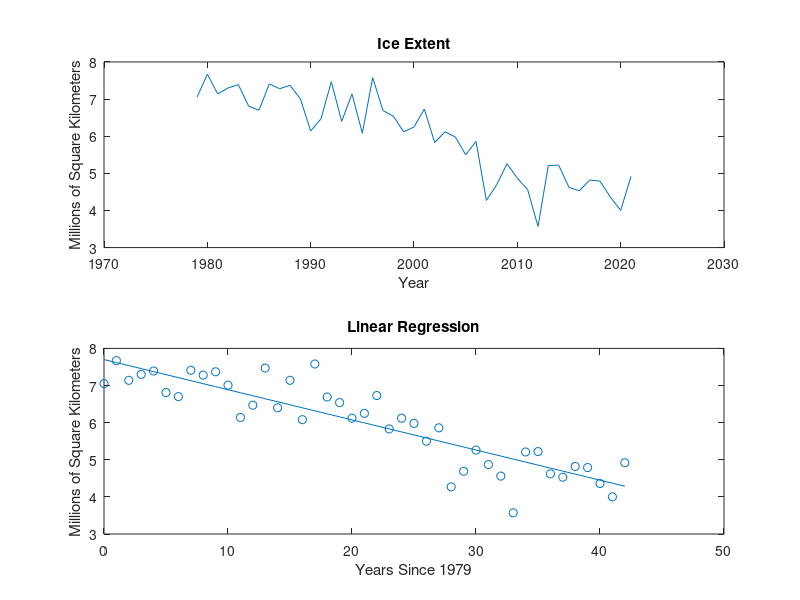

Reproduce this figure in MATLAB.
clear;clc;close all;

%%Arctic Ice Extent

%Load Data
load arctic_sea_ice_extent.txt
year = arctic_sea_ice_extent(:,1);
extent = arctic_sea_ice_extent(:,3);

%Linear Regression
years = year - 1979;
m = (43*sum(years.*extent)-(sum(years)*sum(extent)))/(43*sum(years.^2)-(sum(years))^2);
b = (sum(extent)-m*sum(years))/43;
regression = m * years + b;

%Figure
figure()
subplot(2,1,1)
plot(year,extent)
xlabel('Year')
ylabel('Millions of Square Kilometers')
title('Ice Extent')

subplot(2,1,2)
plot(years,regression)
hold on
subplot(2,1,2)
scatter(years,extent)
xlabel('Years Since 1979')
ylabel('Millions of Square Kilometers')
title('Linear Regression')

%Prediction
yearinput = input('Enter Year to Predict Ice Extent: ');
xval = yearinput - 1979;
prediction = m * xval + b;
if yearinput > 2021
    disp(['There will be an estimated amount of ',num2str(prediction),...
        ' Million Kilometers of Ice in the Arctic in ',num2str(yearinput),...
        ' at the current rate of decrease.'])
elseif yearinput < 2021
    disp(['There was an estimated amount of ',num2str(prediction),...
        ' Million Kilometers of Ice in the Arctic in ',num2str(yearinput),...
        ' at the current rate of decrease.'])
else
    disp(['There is an estimated amount of ',num2str(prediction),...
        ' Million Kilometers of Ice in the Arctic in ',num2str(yearinput),...
        ' at the current rate of decrease.'])
end

